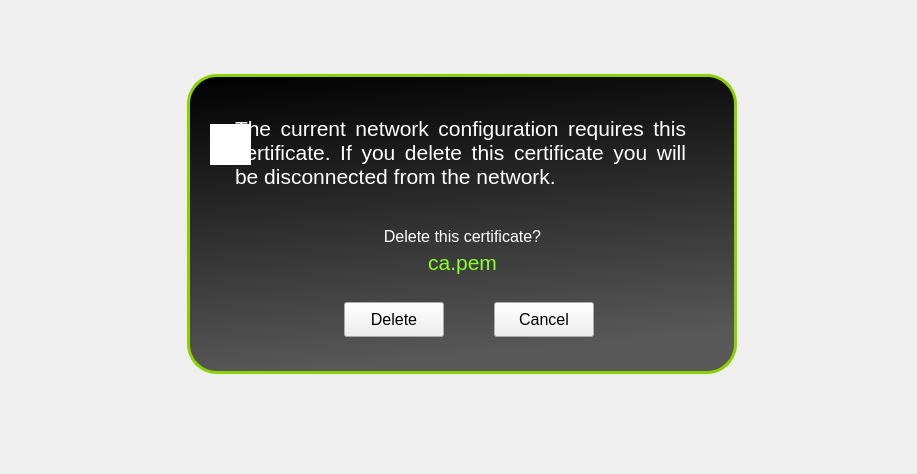
    <widget class="QFrame" name="frameDeleteServerCertPrompt">
     <property name="geometry">
      <rect>
       <x>0</x>
       <y>0</y>
       <width>917</width>
       <height>474</height>
      </rect>
     </property>
     <property name="frameShape">
      <enum>QFrame::NoFrame</enum>
     </property>
     <property name="frameShadow">
      <enum>QFrame::Plain</enum>
     </property>
     <widget class="QGroupBox" name="gbDeleteServerCertPrompt">
      <property name="geometry">
       <rect>
        <x>187</x>
        <y>74</y>
        <width>550</width>
        <height>300</height>
       </rect>
      </property>
      <property name="styleSheet">
       <string notr="true">QGroupBox#gbDeleteServerCertPrompt{
/*	background: url(:/images/screens/brushedSteelSheet.png);  */
background-color: qlineargradient(spread:pad, x1:0, y1:0, x2:0.17, y2:1, stop:0 rgba(0, 0, 0, 255), stop:1 rgba(88, 88, 88, 255));
/* border-color: rgb(118, 118, 118); */
    border: 3px solid rgb(139,209,0);
/*border-radius: 10px;*/
border-radius:30px;
/*border: 3px solid black;*/
}</string>
      </property>
      <property name="title">
       <string/>
      </property>
      <property name="alignment">
       <set>Qt::AlignCenter</set>
      </property>
      <widget class="QLabel" name="deleteServerCertLabel">
       <property name="geometry">
        <rect>
         <x>48</x>
         <y>18</y>
         <width>451</width>
         <height>121</height>
        </rect>
       </property>
       <property name="font">
        <font>
         <pointsize>16</pointsize>
        </font>
       </property>
       <property name="styleSheet">
        <string notr="true">/*color: rgb(0, 0, 0); */
color: rgb(255, 255, 255);</string>
       </property>
       <property name="text">
        <string>The current network configuration requires this certificate. If you delete this certificate you will be disconnected from the network.</string>
       </property>
       <property name="alignment">
        <set>Qt::AlignJustify|Qt::AlignVCenter</set>
       </property>
       <property name="wordWrap">
        <bool>true</bool>
       </property>
      </widget>
      <widget class="QPushButton" name="deleteServerCertYesBut">
       <property name="geometry">
        <rect>
         <x>157</x>
         <y>228</y>
         <width>100</width>
         <height>35</height>
        </rect>
       </property>
       <property name="sizePolicy">
        <sizepolicy hsizetype="Fixed" vsizetype="Fixed">
         <horstretch>0</horstretch>
         <verstretch>0</verstretch>
        </sizepolicy>
       </property>
       <property name="minimumSize">
        <size>
         <width>100</width>
         <height>35</height>
        </size>
       </property>
       <property name="maximumSize">
        <size>
         <width>100</width>
         <height>35</height>
        </size>
       </property>
       <property name="font">
        <font>
         <pointsize>12</pointsize>
        </font>
       </property>
       <property name="text">
        <string>Delete</string>
       </property>
      </widget>
      <widget class="QPushButton" name="deleteServerCertCancelBut">
       <property name="geometry">
        <rect>
         <x>307</x>
         <y>228</y>
         <width>100</width>
         <height>35</height>
        </rect>
       </property>
       <property name="sizePolicy">
        <sizepolicy hsizetype="Fixed" vsizetype="Fixed">
         <horstretch>0</horstretch>
         <verstretch>0</verstretch>
        </sizepolicy>
       </property>
       <property name="minimumSize">
        <size>
         <width>100</width>
         <height>35</height>
        </size>
       </property>
       <property name="maximumSize">
        <size>
         <width>100</width>
         <height>35</height>
        </size>
       </property>
       <property name="font">
        <font>
         <pointsize>12</pointsize>
        </font>
       </property>
       <property name="text">
        <string>Cancel</string>
       </property>
      </widget>
      <widget class="QGraphicsView" name="graphicsViewServerCertWarning">
       <property name="geometry">
        <rect>
         <x>23</x>
         <y>50</y>
         <width>41</width>
         <height>41</height>
        </rect>
       </property>
       <property name="styleSheet">
        <string notr="true">background-image: url(:/images/dialogs/warningIcon.png);
background-repeat: no-repeat;</string>
       </property>
       <property name="frameShape">
        <enum>QFrame::NoFrame</enum>
       </property>
       <property name="frameShadow">
        <enum>QFrame::Plain</enum>
       </property>
       <property name="lineWidth">
        <number>0</number>
       </property>
      </widget>
      <widget class="QLabel" name="label_65">
       <property name="geometry">
        <rect>
         <x>20</x>
         <y>147</y>
         <width>511</width>
         <height>31</height>
        </rect>
       </property>
       <property name="font">
        <font>
         <pointsize>12</pointsize>
        </font>
       </property>
       <property name="styleSheet">
        <string notr="true">color: rgb(255, 255, 255)</string>
       </property>
       <property name="text">
        <string>Delete this certificate?</string>
       </property>
       <property name="alignment">
        <set>Qt::AlignCenter</set>
       </property>
      </widget>
      <widget class="QLabel" name="deleteServerCertNameLabel">
       <property name="geometry">
        <rect>
         <x>10</x>
         <y>170</y>
         <width>531</width>
         <height>37</height>
        </rect>
       </property>
       <property name="font">
        <font>
         <pointsize>16</pointsize>
        </font>
       </property>
       <property name="styleSheet">
        <string notr="true">color: rgb(137, 255, 46);</string>
       </property>
       <property name="text">
        <string>ca.pem</string>
       </property>
       <property name="alignment">
        <set>Qt::AlignCenter</set>
       </property>
      </widget>
     </widget>
    </widget>
